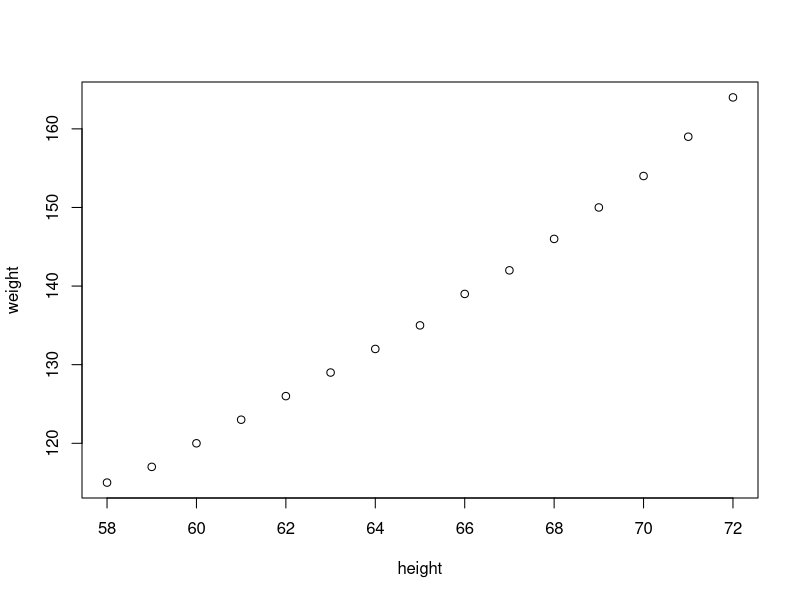
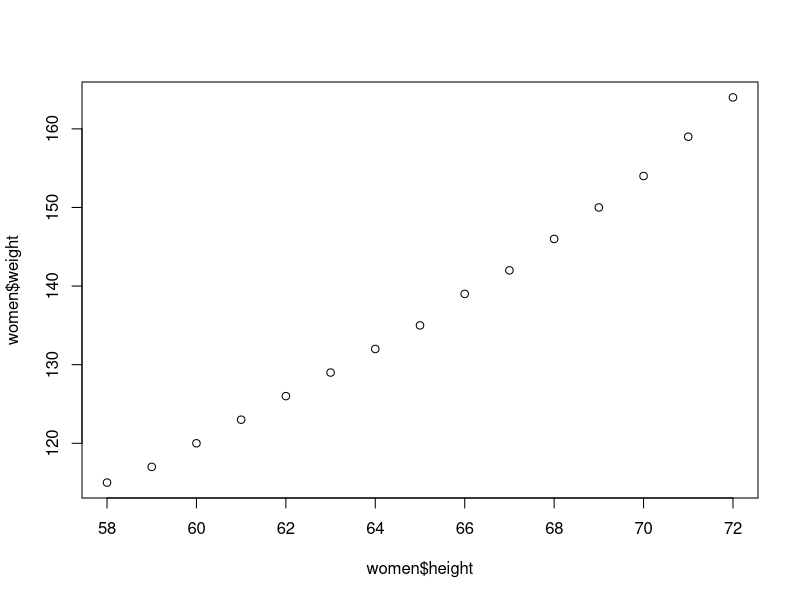
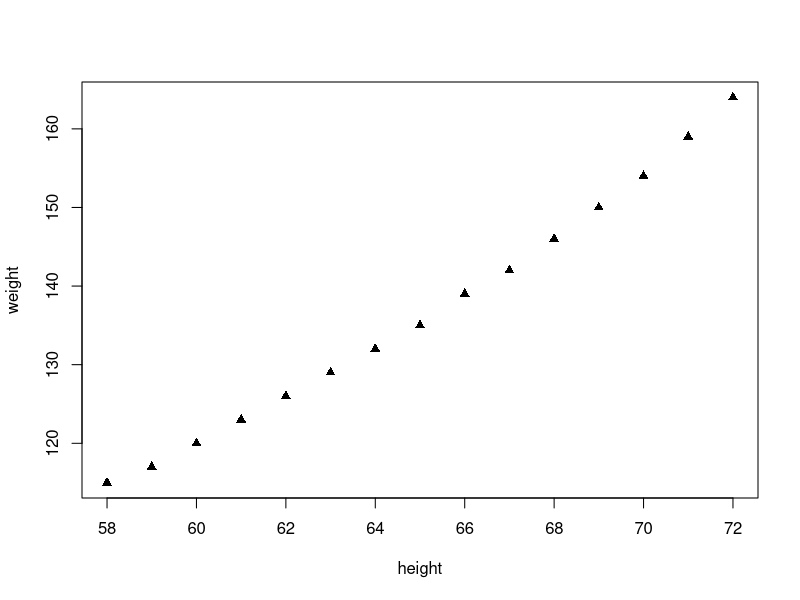
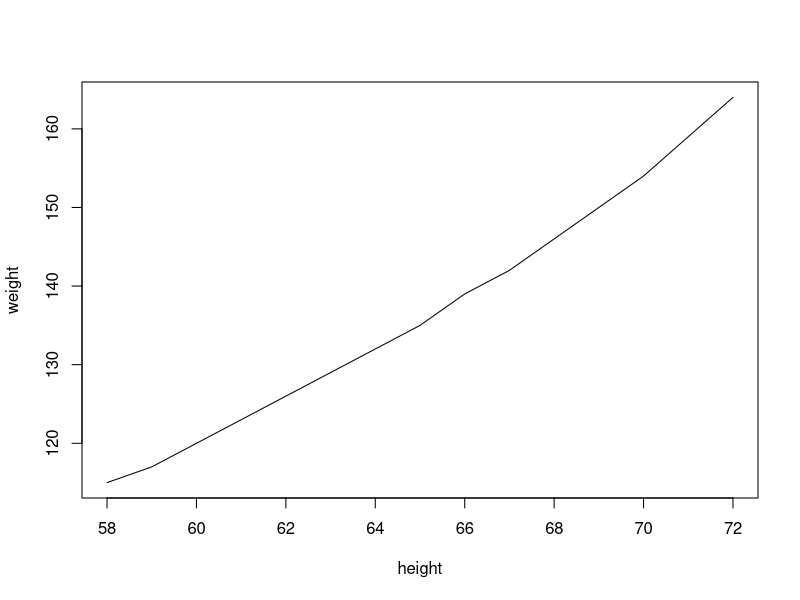
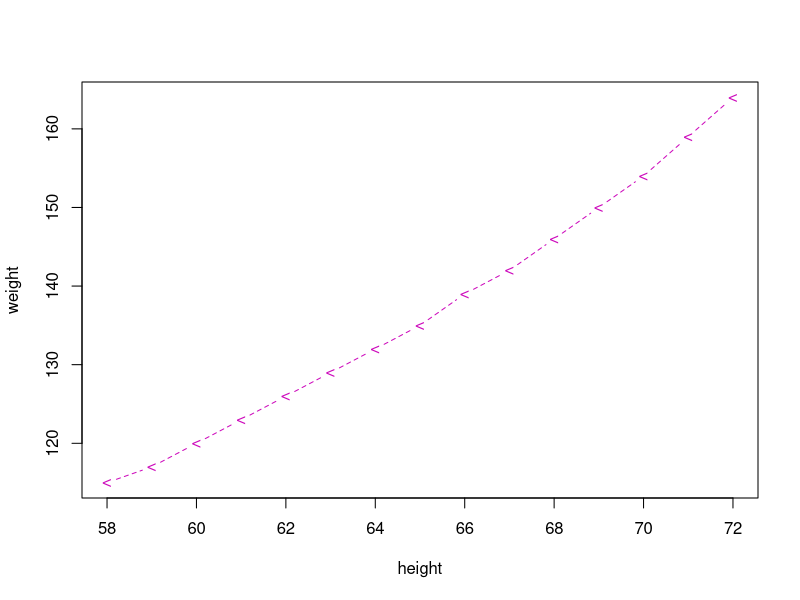
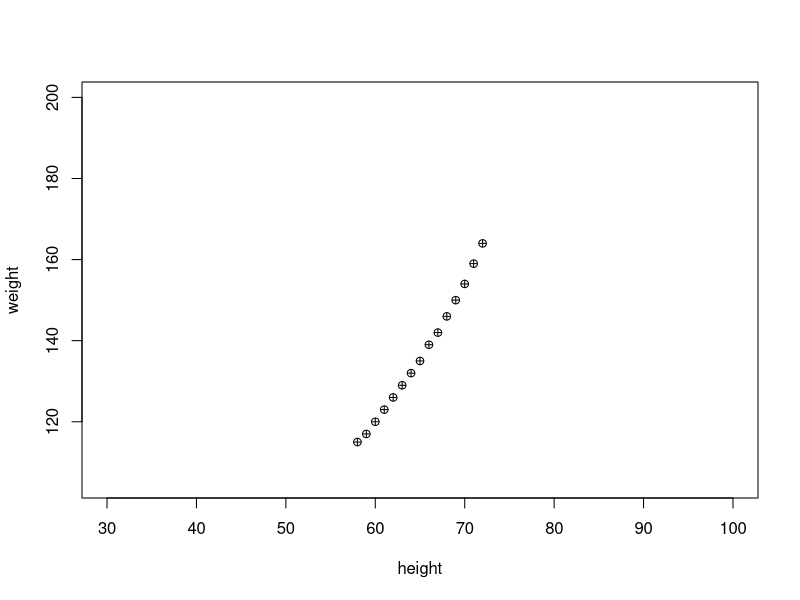
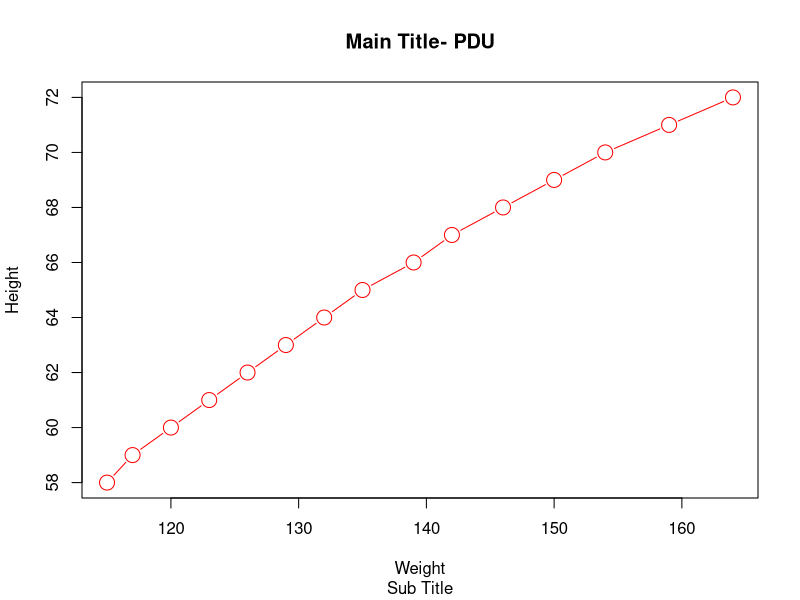
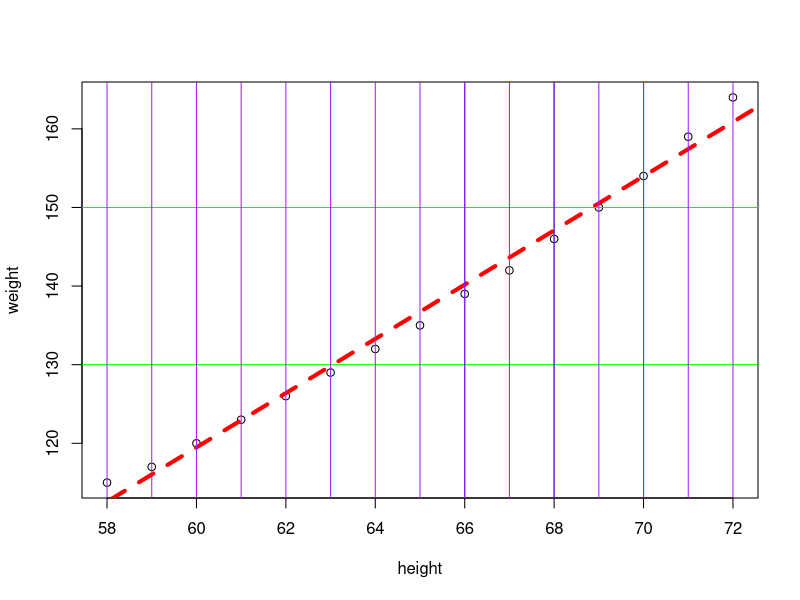

Reproduce these figures in R, in order. (Note: this script raises an error after producing the figures.)
# Combined Plots

#plot, histogram, pie, boxplot, linechart, correlation plot


#plot
women
?women
str(women)
plot(women)
plot(x=women$height, y=women$weight)
?plot
plot(women, type='p', pch=17)
plot(women, type='l')
plot(women, type='b', pch=60, lty=8, col=6)
plot(women, xlim=c(30,100), ylim=c(min(women$weight)-10, 200), pch=10)
data()

#more features with plot
plot(y=women$height, x=women$weight, pch=1, xlab='Weight', ylab='Height', col='red', cex=2, type='b')
title(main='Main Title- PDU', sub='Sub Title')
#see cheat sheet on base graphs

plot(women)
abline(lm(women$weight ~ women$height), col='red', lty=2, lwd=4)
abline(h = c(130, 150), col='green') 
abline(v=c(68, 66, 70), col='blue')
abline(v=women$height, col='purple')

#boxplot
boxplot(women$height)
boxplot(df$marks1)

abline(h=c(58, 62,65,68,72))

#draw lines on plot for number summary
summary(women)
quantile(women$height)
boxplot(women$height, col='green')
abline(h=quantile(women$height))


#histogram
hist(women$height)
hist(women$height, breaks=10)
hist(women$height, breaks=5, col=1:5)
hist(df$marks2, breaks=3)
#histogram2
?rnorm
x = rnorm(n=100000,mean=50,sd=10)
hist(x)

hist(x, freq=F, col=1:5)
lines(density(x))

#density plot : shape of data
plot(density(x), col='red')


#pie
x = c(10,20,40,50)
pie(x)
xlabels = c('A','B','C','D')
pie(x, labels=xlabels)
pie(x, labels=paste(round(x/sum(x) * 100,0),'%') )

x
#barplot
barplot(x,col=1:4)
barplot(x,col=1:4, horiz = T)

#correlation plot
pairs(women)
cor(women$height,women$weight)

names(mtcars)
cor(mtcars)
pairs(mtcars)
options(digits=4)
pairs(mtcars[1:4])